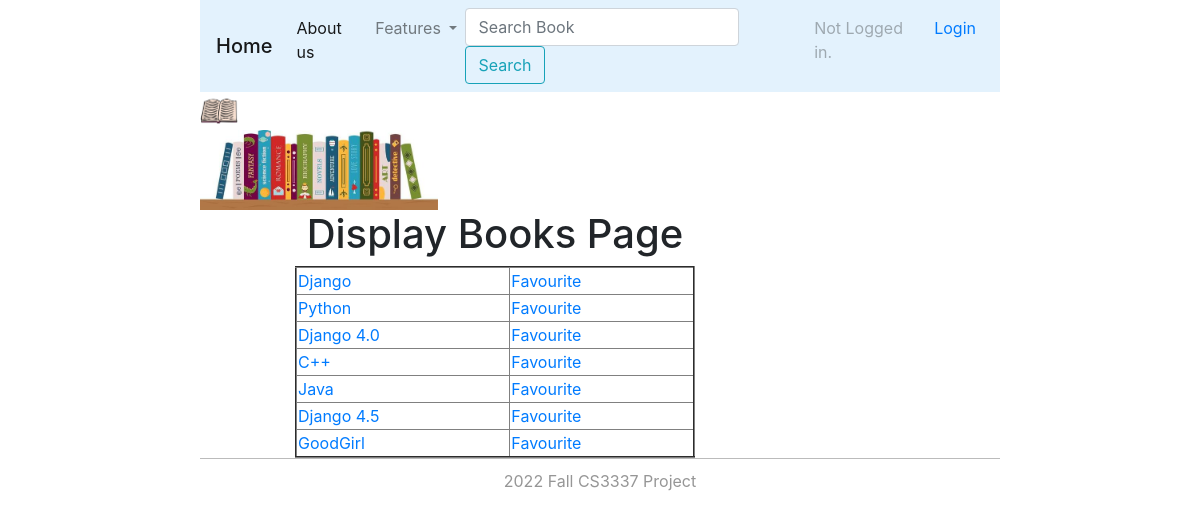
Before: /displaybooks with the older database file.
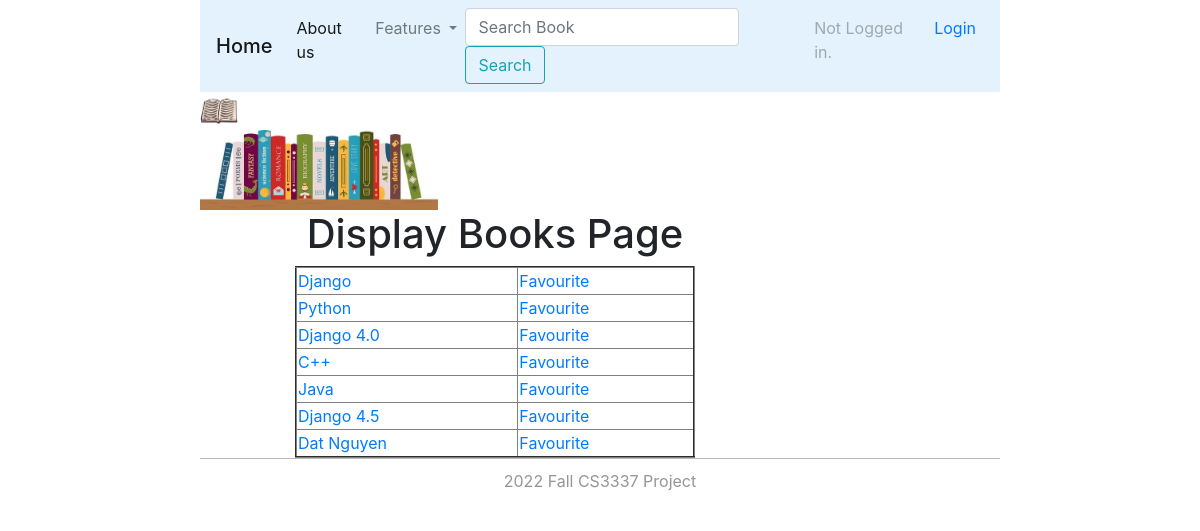
After: the same page with the newer database file.
### bookMng/models.py (models this page shows)
class Book(models.Model):
    name = models.CharField(max_length=200)
    web = models.URLField(max_length=200)
    price = models.DecimalField(decimal_places=2, max_digits=8)
    publishdate = models.DateField(auto_now=True)
    favourite = models.BooleanField(default=False)
    picture = models.FileField(upload_to='bookEx/static/uploads')
    pic_path = models.CharField(max_length=300, editable=False, blank=True)
    username = models.ForeignKey(User, blank=True, null=True, on_delete=models.CASCADE)
    rate = models.IntegerField(default=0)

### bookMng/views.py (the view)
# urls.py: path('displaybooks', views.displaybooks, name='displaybooks'),
def displaybooks(request):
    books = Book.objects.all()
    for b in books:
        b.pic_path = b.picture.url[14:]
    return render(request,
                  'bookMng/displaybooks.html',
                  {
                      'item_list': MainMenu.objects.all(),
                      'books': books
                  })

### bookEx/templates/bookMng/displaybooks.html (shortened to what this page needs)
{% extends "base.html" %}
{% block content %}
<h1 align="center"> Display Books Page </h1>
<table align="center" border="2" width="400">
    {% for book in books %}
    <tr>
        <td>
            <a href="book_detail/{{ book.id }}">
                {{ book.name }}
            </a>
        </td>
            {% if book.favourite == False %}
                <td>
                    <a href="{% url 'book_favourite' book.id %}">
                        Favourite
                    </a>
                 </td>
            {% else %}
                <td>
                     <a href="{% url 'book_unfavourite' book.id %}">
                        Unfavourite
                    </a>
                </td>
            {% endif %}
    </tr>
    {% endfor %}
</table>
{% endblock content %}

Changed rows visible on the page:
removed Book: name "GoodGirl", favourite "Favourite"
added Book: name "Dat Nguyen", favourite "Favourite"
